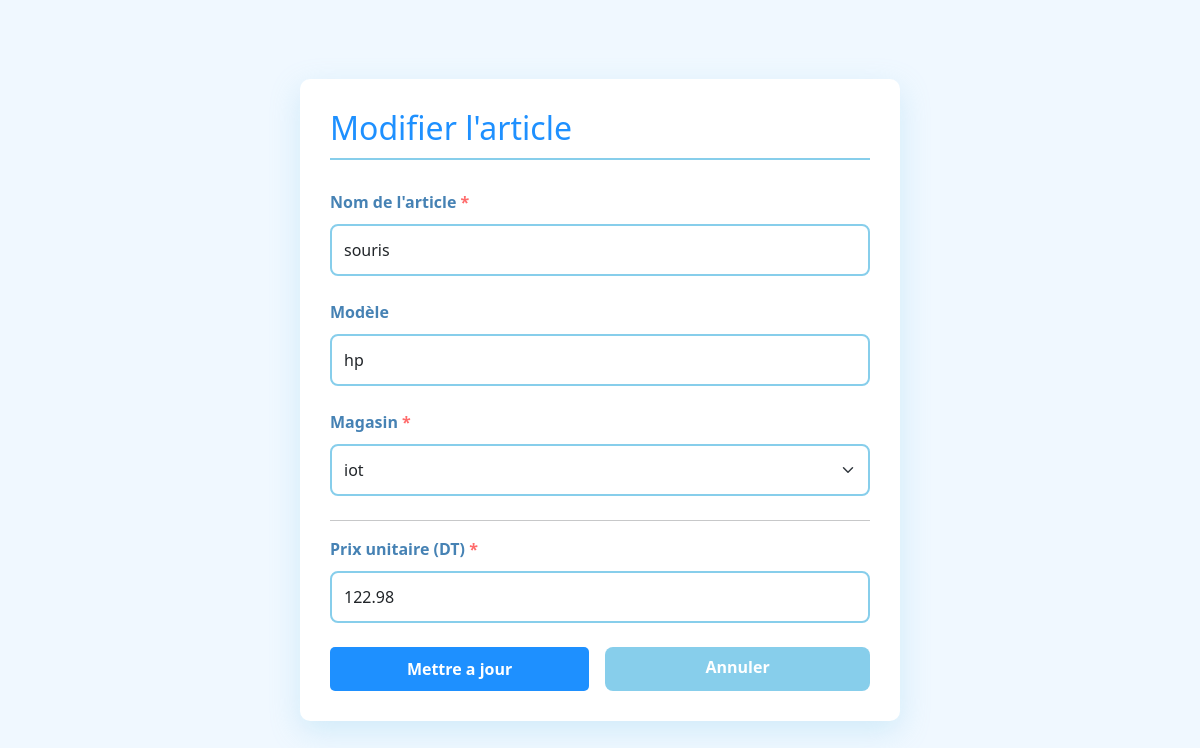
Page /Admin/gestionarticle/edit.php?id=45 (signed in) on the committed database.
### tables this page shows
CREATE TABLE `article` (
  `id_article` int(11) NOT NULL,
  `nom_article` varchar(100) NOT NULL,
  `modele` varchar(100) DEFAULT NULL,
  `cout` decimal(10,2) DEFAULT NULL,
  `quantite` int(11) DEFAULT 0,
  `id_magasin` int(11) DEFAULT NULL
);

CREATE TABLE `magasin` (
  `id_magasin` int(11) NOT NULL,
  `nom_magasin` varchar(50) NOT NULL,
  `adresse` varchar(150) DEFAULT NULL
);

### Admin/gestionarticle/edit.php (the view, shortened to what this page needs)
<?php
require_once '../../includes/connexion.php';
$id = intval($_GET['id']);
$stmt = $pdo->prepare("SELECT * FROM article   WHERE id_article = ?");
$stmt->execute([$id]);
$article = $stmt->fetch();
$magasins = $pdo->query("SELECT * FROM magasin")->fetchAll();
?>
<!DOCTYPE html>
<html lang="fr">
<head>
    <link href="https://cdn.jsdelivr.net/npm/bootstrap@5.3.0/dist/css/bootstrap.min.css" rel="stylesheet">
     <link rel="stylesheet" href="../../css/base.css">
      <link rel="stylesheet" href="../../css/forms.css">
</head>
<body class="page-form">
    <div class="form-container">
        <h2>   <i class="bi bi-pencil-square"></i>Modifier l'article</h2>
        <form method="POST">
            <div class="mb-4">
                <label class="form-label">Nom de l'article <span class="required-star">*</span></label>
                <input type="text" name="nom" class="form-control"
                       value="<?= htmlspecialchars($article['nom_article']) ?>"
                       placeholder="nom article" required>
            </div>
            <div class="mb-4">
                <label class="form-label">Modèle</label>
                <input type="text" name="modele" class="form-control"
                       value="<?= htmlspecialchars($article['modele']) ?>"
                       placeholder="modele">
            </div>
            <div class="mb-4">
                <label class="form-label">Magasin <span class="required-star">*</span></label>
                <select name="id_magasin" class="form-select" required>
                    <?php foreach ($magasins as $m): ?>
                        <option value="<?= $m['id_magasin'] ?>" <?=($m['id_magasin'] == $article['id_magasin']) ? 'selected' : '' ?>>
                            <?= htmlspecialchars($m['nom_magasin']) ?>
                        </option>
                    <?php endforeach; ?>
                </select>
            </div>
            <hr class="section-divider">
            <div class="mb-4">
                <label class="form-label">Prix unitaire (DT) <span class="required-star">*</span></label>
                <input type="number" step="0.01" name="prix" class="form-control"
                       value="<?= $article['cout'] ?>"
                       placeholder="000" required>
            </div>
              <div class="d-flex gap-3">
                  <button type="submit" class="btn btn-primary w-100"> Mettre a jour</button>
                   <a href="gestionarticle.php" class="btn btn-secondary w-100 ">
                        Annuler
                    </a>
                </div>
        </form>
    </div>
</body>
</body>
</html>

### css/base.css (style rules this page uses)
:root { --primary: #1e90ff; --primary-dark: #0066cc; --secondary: #87ceeb; --danger: #ff6b6b; --success: #009900; --bg: #f0f8ff; --text-muted: #4682b4; }
body { background-color: var(--bg) ; }
h2 { color: var(--primary); border-bottom: 2px solid var(--secondary); padding-bottom: 10px; margin-bottom: 30px; }
.page-form { min-height: 100vh; display: flex; align-items: center; justify-content: center; padding: 20px; }
.form-container { background: white; padding: 30px; border-radius: 10px; max-width: 600px; width: 100%; box-shadow: 0 10px 30px rgba(135, 206, 235, 0.3); }

### css/forms.css (style rules this page uses)
.required-star { color: var(--danger); }
.form-control, .form-select { border: 2px solid var(--secondary); border-radius: 8px; padding: 12px; font-size: 1rem; line-height: 1.5; }
.form-label { color: var(--text-muted); font-weight: bold; margin-bottom: 10px; text-align: left; display: block; }
.btn-primary { background-color: #1e90ff !important; border: none !important; color: white !important; padding: 10px 25px; font-weight: bold; border-radius: 5px; font-size: 1rem; transition: background 0.3s ease; white-space: nowrap; text-decoration: none; }
.btn-secondary { background-color: #87ceeb ; border: none ; color: white ; padding: 8px 30px ; font-weight: bold; border-radius: 8px; font-size: 1rem; transition: background 0.3s ease; white-space: nowrap; text-decoration: none; }

### rows in the picture
article: nom "souris", modele "hp", id_magasin "iot", prix "122.98"
